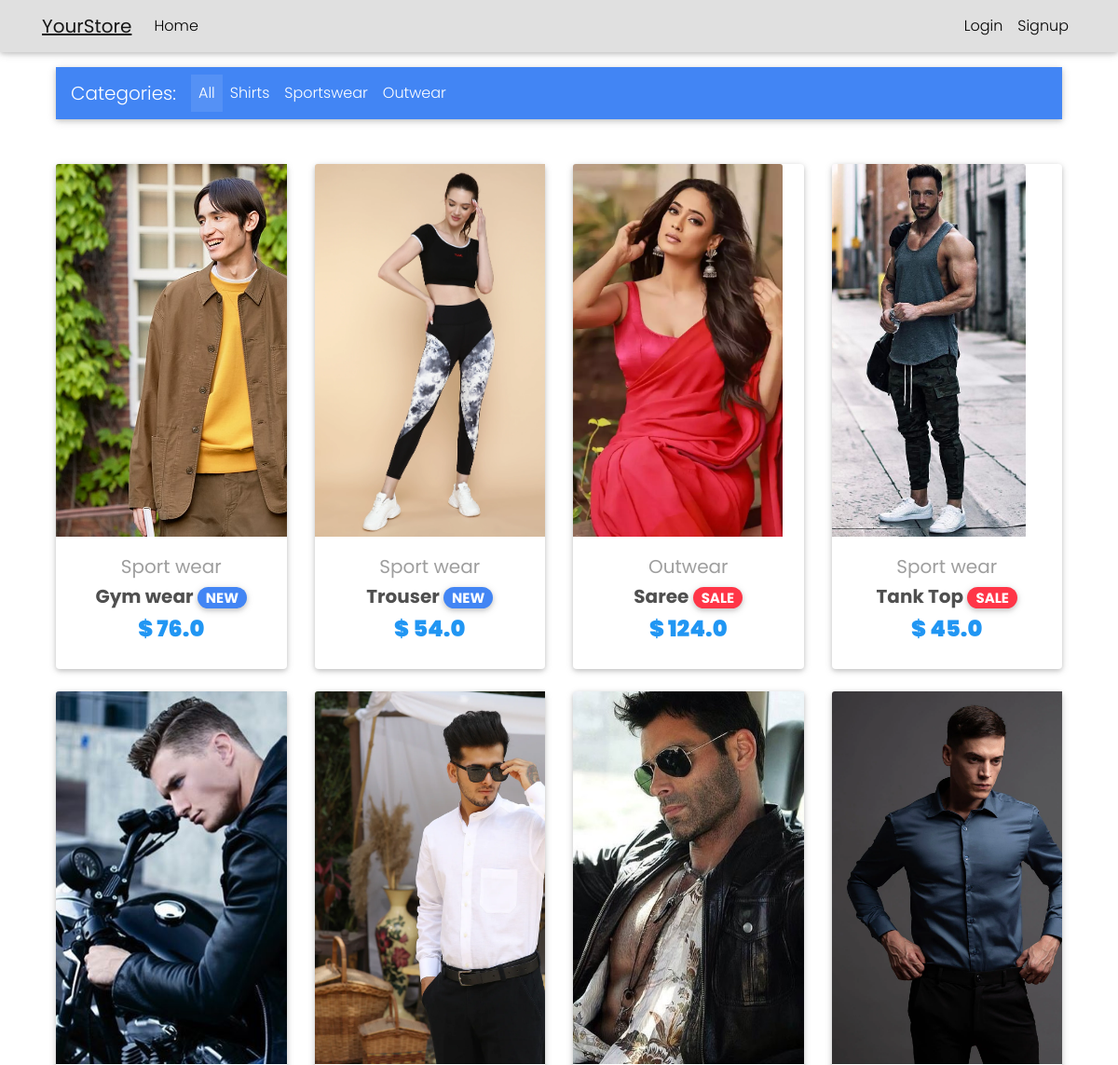
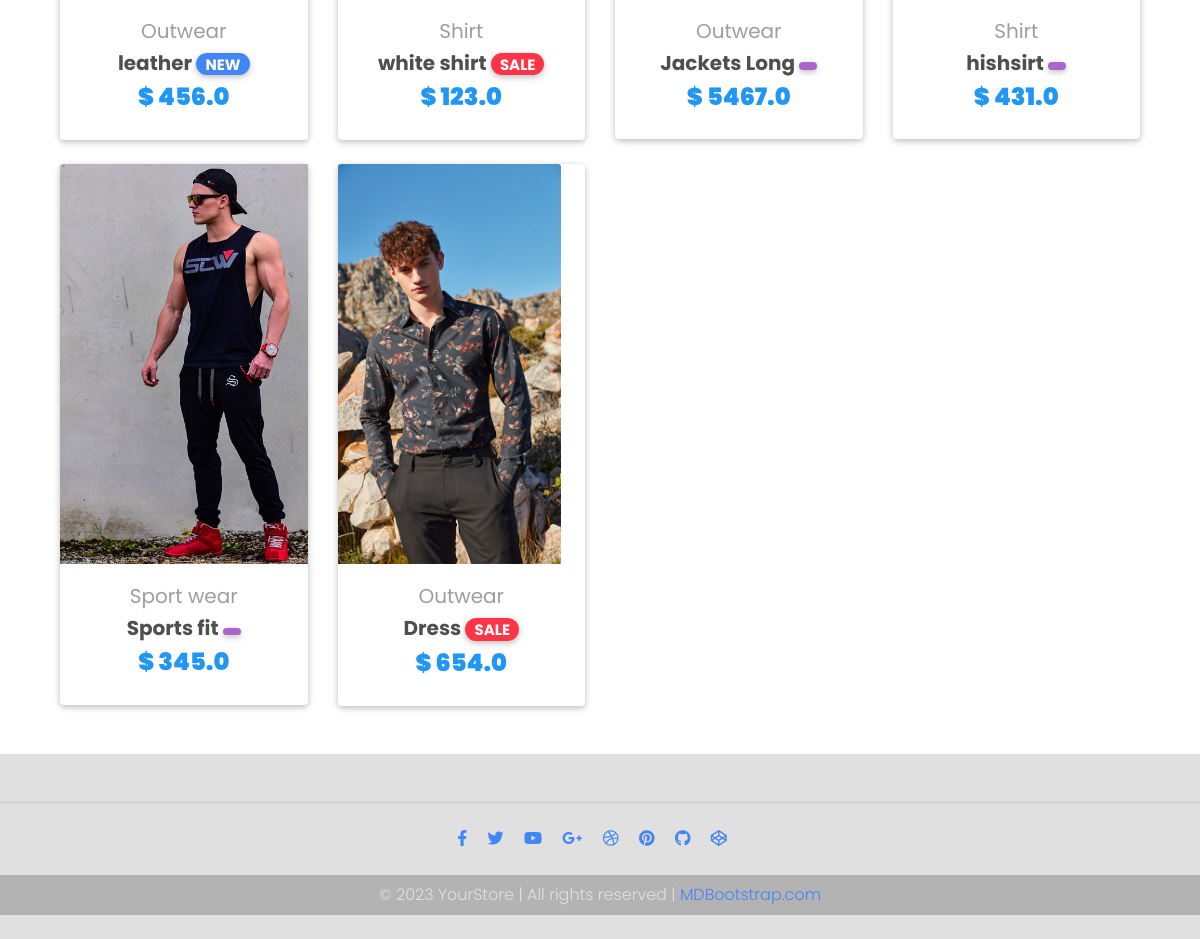
The page / on the database its author committed (2 pictures, top to bottom).
### core/models.py (models this page shows, shortened)
class Item(models.Model):
    title = models.CharField(max_length=100)
    price = models.FloatField()
    discount_price = models.FloatField(blank=True, null=True)
    category = models.CharField(choices=CATEGORY_CHOICES, max_length=2)
    label = models.CharField(choices=LABEL_CHOICES, max_length=1)
    slug = models.SlugField()
    description = models.TextField()
    image = models.ImageField()
    def get_absolute_url(self):
        return reverse("core:product", kwargs={
            'slug': self.slug
        })

### core/views.py (the view)
# urls.py: path('', HomeView.as_view(), name='home'),
class HomeView(ListView):
    model = Item
    paginate_by = 10
    template_name = "home.html"

### templates/home.html (shortened to what this page needs)
{% extends "base.html" %}
{% block content %}
<main>
  <div class="container">
    <nav class="navbar navbar-expand-lg navbar-dark bg-primary mb-5">
      <span class="navbar-brand">Categories:</span>
      <div class="collapse navbar-collapse" id="basicExampleNav">
        <ul class="navbar-nav mr-auto">
          <li class="nav-item active">
            <a class="nav-link filter" href="#" data-category="all">All</a>
          </li>
          <li class="nav-item">
            <a class="nav-link filter" href="#" data-category="S">Shirts</a>
          </li>
          <li class="nav-item">
            <a class="nav-link filter" href="#" data-category="SW">Sportswear</a>
          </li>
          <li class="nav-item">
            <a class="nav-link filter" href="#" data-category="OW">Outwear</a>
          </li>
        </ul>
    </nav>
    <section class="row" id="product-list">
      {% for item in object_list %}
      <div class="col-lg-3 col-md-6 mb-4 {{ item.category }}">
        <div class="card">
          <div class="view overlay">
            <img src="{{ item.image.url }}" class="card-img-top" alt="{{ item.title }}"
              style="max-width: 400px; max-height: 400px; width: auto; height: auto;">
          </div>
          <div class="card-body text-center">
            <a href="#" class="grey-text">
              <h5>{{ item.get_category_display }}</h5>
            </a>
            <h5>
              <strong>
                <a href="{{ item.get_absolute_url }}" class="dark-grey-text">{{ item.title }}</a>
                <span class="badge badge-pill {{ item.get_label_display }}-color">
                  {% if item.get_label_display == 'danger' %}
                  SALE
                  {% elif item.get_label_display == 'primary' %}
                  NEW
                  {% endif %}
                </span>
              </strong>
            </h5>
            <h4 class="font-weight-bold blue-text">
              <strong>
                $
                {% if item.discount_price %}
                {{ item.discount_price }}
                {% else %}
                {{ item.price }}
                {% endif %}
              </strong>
            </h4>
          </div>
        </div>
      </div>
      {% endfor %}
    </section>
  </div>
</main>
{% endblock content %}

### templates/base.html (style rules this page uses)
html, body, header, .carousel { height: 60vh; }
* { font-family: 'Montserrat', sans-serif; font-family: 'Mulish', sans-serif; font-family: 'Poppins', sans-serif; }

### rows shown on the page
Item: image (picture), category "Sport wear", title "Gym wear", label "NEW", discount_price "76.0"
Item: image (picture), category "Sport wear", title "Trouser", label "NEW", discount_price "54.0"
Item: image (picture), category "Outwear", title "Saree", label "SALE", discount_price "124.0"
Item: image (picture), category "Sport wear", title "Tank Top", label "SALE", discount_price "45.0"
Item: image (picture), category "Outwear", title "leather", label "NEW", discount_price "456.0"
Item: image (picture), category "Shirt", title "white shirt", label "SALE", discount_price "123.0"
Item: image (picture), category "Outwear", title "Jackets Long", discount_price "5467.0"
Item: image (picture), category "Shirt", title "hishsirt", discount_price "431.0"
Item: image (picture), category "Sport wear", title "Sports fit", discount_price "345.0"
Item: image (picture), category "Outwear", title "Dress", label "SALE", discount_price "654.0"
